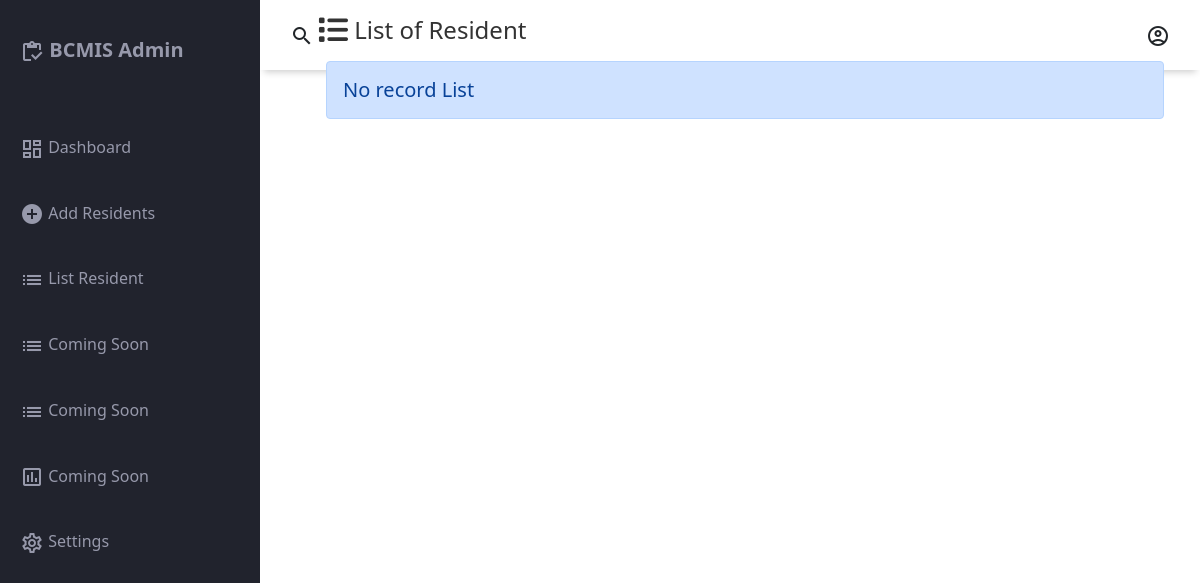
The app's page /view_list, older data.
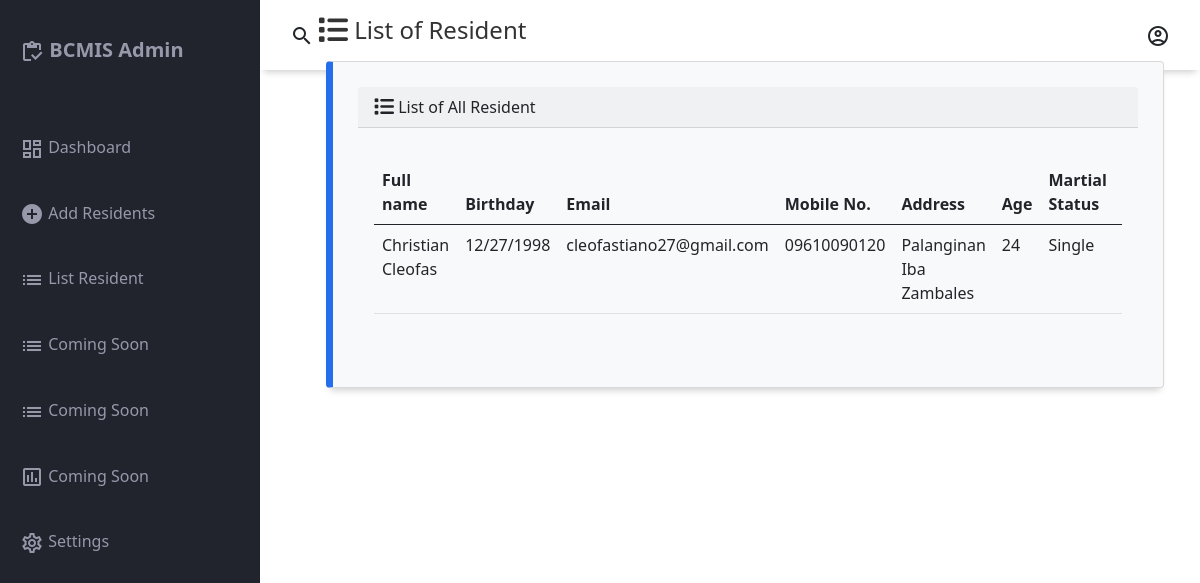
The same page, newer data.
### authentication/models.py (models this page shows, shortened)
class Resident(models.Model):
    name = models.CharField(max_length=70)
    birthday = models.CharField(max_length=70)
    email = models.CharField(max_length=70)
    phone = models.CharField(max_length=70)
    address = models.CharField(max_length=70)
    age = models.CharField(max_length=70)
    status = models.CharField(max_length=70)
    citizen = models.CharField(max_length=70)
    gender = models.CharField(max_length=70)
    id_type = models.CharField(max_length=70)
    id_no = models.CharField(max_length=70)
    member = models.CharField(max_length=70)

### authentication/views.py (the view)
# urls.py: path('view_list', views.view_list, name='view_list'),
def view_list(request):
    return render(request, 'authentication/view.html', {
        'resident' : Resident.objects.all(),
    })

### templates/authentication/view.html (shortened to what this page needs)
{% load static %}
<!DOCTYPE html>
<html lang="en">
<head>
    <link rel="stylesheet" href="https://cdnjs.cloudflare.com/ajax/libs/font-awesome/6.2.1/css/all.min.css"/>
    <link rel="stylesheet" href="{% static 'css/dashboard.css' %}">
    <link rel="stylesheet" href="{% static 'css/view.css' %}">
    <link href="https://cdn.jsdelivr.net/npm/bootstrap@5.0.2/dist/css/bootstrap.min.css" rel="stylesheet">
</head>
<body>
    <div class="grid-container">
        <header class="header">
            <div class="header-left">
                <span class="material-icons-outlined">search</span>
            </div>
            <div class="header-right">
                <span class="material-icons-outlined">account_circle</span>
            </div>
        </header>
        <aside id="sidebar">
            <div class="sidebar-title">
                <div class="sidebar-brand">
                    <span class="material-icons-outlined">inventory</span> BCMIS Admin
                </div>
            </div>
            <ul class="sidebar-list">
                <li class="sidebar-list-item">
                    <a href="{% url 'dashboard' %}">
                        <span class="material-icons-outlined">dashboard</span> Dashboard
                    </a>
                </li>
                <li class="sidebar-list-item">
                    <a href="{% url 'add' %}">
                        <span class="material-icons-outlined">add_circle</span> Add Residents
                    </a>
                </li>
                <li class="sidebar-list-item">
                    <a href="#">
                        <span class="material-icons-outlined">list</span> List Resident
                    </a>
                </li>
                <li class="sidebar-list-item">
                    <a href="#">
                        <span class="material-icons-outlined">list</span> Coming Soon
                    </a>
                </li>
                <li class="sidebar-list-item">
                    <a href="#">
                        <span class="material-icons-outlined">list</span> Coming Soon
                    </a>
                </li>
                <li class="sidebar-list-item">
                    <a href="#">
                        <span class="material-icons-outlined">poll</span> Coming Soon
                    </a>
                </li>
                <li class="sidebar-list-item">
                    <a href="#">
                        <span class="material-icons-outlined">settings</span> Settings
                    </a>
                </li>
            </ul>
        </aside>
    </div>
    <section class="containers-tables" style="margin-left: 290px; margin-top: -800px;">
        <div class="d-flex flex-column">
            <div class="container-fluid">
                <h4 class="m-3" style="color: #333;"><i class="fa-solid fa-list fa-lg"></i>  List of Resident</h4>
                <div class="row">
                    <div class="col-12">
                        {% if resident %}
                        <div class="card bg-light ms-4 me-4 mb-4">
                            <div class="card-header"><i class="fa-solid fa-list fa-lg"></i> List of All Resident</div>
                            <div class="card-body">
                              <p class="card-text">
                                <div class="table-responsive">
                                    <table class="table table-hover">
                                        <thead>
                                          <tr>
                                            <th scope="col">Full name</th>
                                            <th scope="col">Birthday</th>
                                            <th scope="col">Email</th>
                                            <th scope="col">Mobile No.</th>
                                            <th scope="col">Address</th>
                                            <th scope="col">Age</th>
                                            <th scope="col">Martial Status</th>
                                            <th scope="col">Citizenship</th>
                                          </tr>
                                        </thead>
                                        <tbody>
                                            {% for item in resident %}
                                            <tr>
                                                <td>{{ item.name }}</td>
                                                <td>{{ item.birthday }}</td>
                                                <td>{{ item.email }}</td>
                                                <td>{{ item.phone }}</td>
                                                <td>{{ item.address }}</td>
                                                <td>{{ item.age }}</td>
                                                <td>{{ item.status }}</td>
                                                <td>{{ item.citizen }}</td>
                                            </tr>
                                            {% endfor %}
                                        </tbody>
                                    </table>
                                </div>
                              </p>
                            </div>
                          </div>
                        {% else %}
                        <h5 class="alert alert-primary ms-4 me-4">No record  List</h5>
                        {% endif %}
                    </div>
                </div>
            </div>
        </div>
    </section>
</body>
</html>

### static/css/dashboard.css (style rules this page uses)
body { margin: 0; padding: 0; box-sizing: border-box; background-color: #e6e8ed; color: #666666; font-family: "Montserrat", sans-serif; }
.material-icons-outlined { vertical-align: middle; line-height: 1px; }
.grid-container { display: grid; grid-template-columns: 260px 1fr 1fr 1fr; grid-template-rows: 0.2fr 3fr; grid-template-areas: "sidebar header header header" "sidebar main main main"; height: 100vh; }
.header { grid-area: header; height: 70px; background-color: #ffffff; display: flex; align-items: center; justify-content: space-between; padding: 0 30px 0 30px; box-shadow: 0 6px 7px -4px rgba(0, 0, 0, 0.2); }
#sidebar { grid-area: sidebar; height: 100%; background-color: #21232d; color: #9799ab; overflow-y: auto; transition: all 0.5s; -webkit-transition: all 0.5s; }
.sidebar-title { display: flex; justify-content: space-between; align-items: center; padding: 20px 20px 20px 20px; margin-bottom: 30px; }
.sidebar-brand { margin-top: 15px; font-size: 20px; font-weight: 700; }
.sidebar-list { padding: 0; margin-top: 15px; list-style-type: none; }
.sidebar-list-item { padding: 20px 20px 20px 20px; }
.sidebar-list-item > a { text-decoration: none; color: #9799ab; }
.card { display: flex; flex-direction: column; justify-content: space-around; padding: 25px; background-color: #ffffff; box-sizing: border-box; border: 1px solid #d2d2d3; border-radius: 5px; box-shadow: 0 6px 7px -4px rgba(0, 0, 0, 0.2); }
.card:first-child { border-left: 7px solid #246dec; }

### static/css/view.css (style rules this page uses)
.containers-tables { margin-top: -800px !important; margin-left: 290px !important; }

Row changes from the older to the newer data that the page shows:
added Resident: name "Christian Cleofas", birthday "12/27/1998", email "cleofastiano27@gmail.com", phone "09610090120", address "Palanginan Iba Zambales", age "24", status "Single"
Text that changed along with them:
text no longer shown: "No record List"
text now shown: "List of All Resident Full name Birthday Email Mobile No. Address Age Martial Status"
